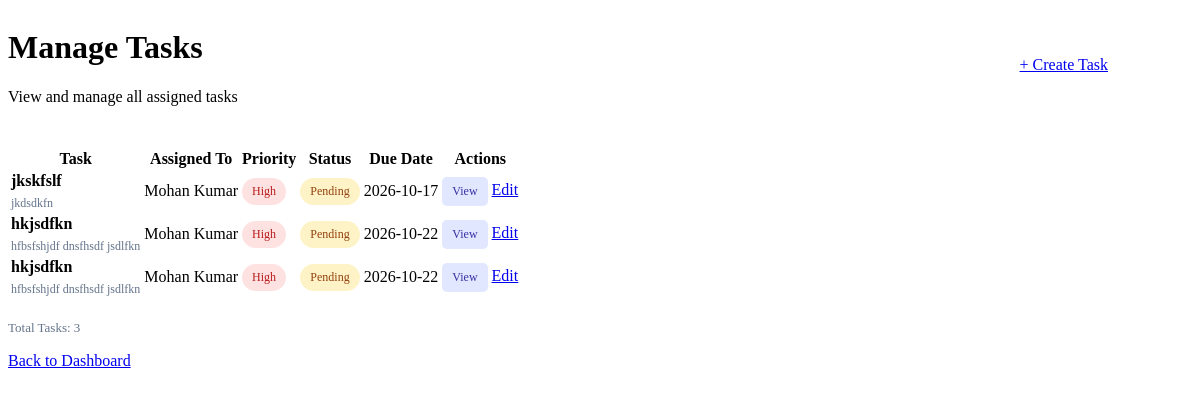
Before: /manage-task with the older database file.
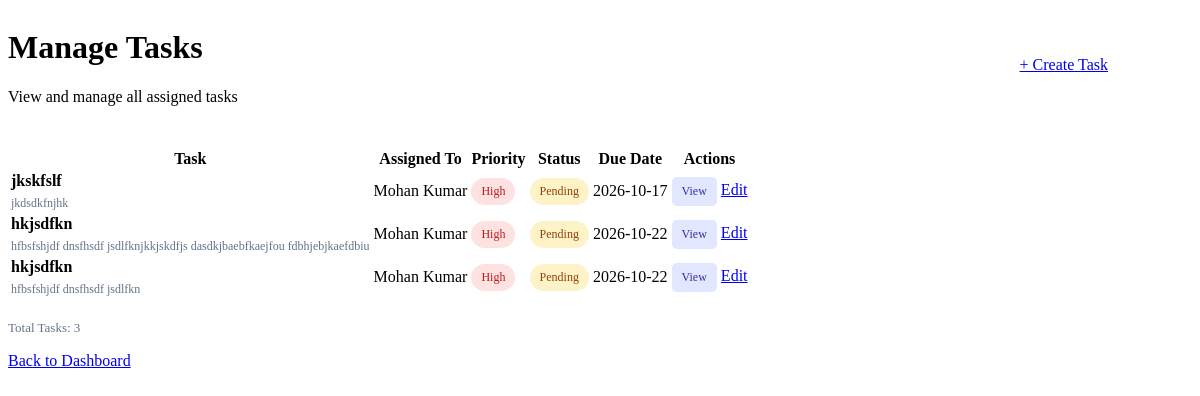
After: the same page with the newer database file.
### tables this page shows
CREATE TABLE tasks (
            id INTEGER PRIMARY KEY AUTOINCREMENT,
            title TEXT NOT NULL,
            description TEXT,
            assigned_to INTEGER,
            priority TEXT NOT NULL DEFAULT 'Medium',
            deadline DATE,
            status TEXT NOT NULL DEFAULT 'Pending',
            created_at TIMESTAMP DEFAULT CURRENT_TIMESTAMP,
            FOREIGN KEY (assigned_to) REFERENCES users(id)
        );

CREATE TABLE users (
            id INTEGER PRIMARY KEY AUTOINCREMENT,
            name TEXT NOT NULL,
            email TEXT UNIQUE NOT NULL,
            password TEXT NOT NULL,
            role TEXT NOT NULL,
            status TEXT NOT NULL DEFAULT 'Active',
            created_at TIMESTAMP DEFAULT CURRENT_TIMESTAMP
        );

### app.py (the view)
@app.route("/manage-task")
def manage_tasks():
    connection = get_db_connection()
    tasks = connection.execute(
        """
        SELECT tasks.*, users.name AS assigned_name
        FROM tasks
        LEFT JOIN users ON tasks.assigned_to = users.id
        ORDER BY tasks.id DESC
        """
    ).fetchall()
    connection.close()
    return render_template("manage_tasks.html", tasks=tasks)

### database.py (called while the page is built)
def get_db_connection():
    connection = sqlite3.connect(DATABASE)
    connection.row_factory = sqlite3.Row
    return connection

### templates/manage_tasks.html (shortened to what this page needs)
<!DOCTYPE html>
<html lang="en">
<head>
    <link rel="stylesheet"
          href="{{ url_for('static', filename='manage_task.css') }}">
</head>
<body>
    <div class="page">
        <div class="card tasks-card">
            <div class="header">
                <div>
                    <h1>Manage Tasks</h1>
                    <p>View and manage all assigned tasks</p>
                </div>
                <a href="/create-task" class="add-button">
                    + Create Task
                </a>
            </div>
            <div class="table-container">
                <table>
                    <thead>
                        <tr>
                            <th>Task</th>
                            <th>Assigned To</th>
                            <th>Priority</th>
                            <th>Status</th>
                            <th>Due Date</th>
                            <th>Actions</th>
                        </tr>
                    </thead>
                    <tbody>
                        {% for task in tasks %}
                        <tr>
                            <td>
                                <strong>{{ task.title }}</strong>
                                <small>{{ task.description }}</small>
                            </td>
                            <td>
                                {{ task.assigned_name or 'Not Assigned' }}
                            </td>
                            <td>
                                <span class="priority-{{ task.priority|lower }}">
                                    {{ task.priority }}
                                </span>
                            </td>
                            <td>
                                <span class="status-{{ task.status|lower|replace(' ', '-') }}">
                                    {{ task.status }}
                                </span>
                            </td>
                            <td>{{ task.deadline or 'Not Set' }}</td>
                            <td>
                                <a href="/task-details?id={{ task.id }}"
                                   class="view-button">
                                    View
                                </a>
                                <a href="/edit-task?id={{ task.id }}"
                                   class="edit-button">
                                    Edit
                                </a>
                            </td>
                        </tr>
                        {% else %}
                        <tr>
                            <td colspan="6">No tasks found. Create your first task!</td>
                        </tr>
                        {% endfor %}
                    </tbody>
                </table>
            </div>
            <div class="task-footer">
                Total Tasks: {{ tasks|length }}
            </div>
            <p>
                <a href="/dashboard">Back to Dashboard</a>
            </p>
        </div>
    </div>
</body>
</html>

### Css/manage_task.css (style rules this page uses)
.tasks-card { width: 1100px; max-width: 96%; }
.tasks-card .header { display: flex; justify-content: space-between; align-items: center; gap: 15px; margin-bottom: 25px; }
.tasks-card small { display: block; margin-top: 6px; color: #64748b; font-size: 12px; }
.priority-high, .priority-medium, .priority-low, .status-progress, .status-pending, .status-completed { display: inline-block; padding: 6px 10px; border-radius: 15px; font-size: 12px; white-space: nowrap; }
.priority-high { background: #fee2e2; color: #b91c1c; }
.status-pending { background: #fef3c7; color: #92400e; }
.view-button { display: inline-block; padding: 7px 10px; background: #e0e7ff; color: #3730a3; border-radius: 5px; text-decoration: none; font-size: 12px; }
.task-footer { margin-top: 20px; color: #64748b; font-size: 13px; }

Changed rows visible on the page:
changed tasks "jkskfslf": description "jkdsdkfn" → "jkdsdkfnjhk"
changed tasks: description "hfbsfshjdf dnsfhsdf jsdlfkn" → "hfbsfshjdf dnsfhsdf jsdlfknjkkjskdfjs dasdkjbaebfkaejfou fdbhjebjkaefdbiu"
